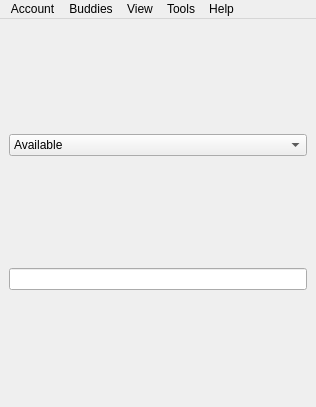
<ui version="4.0" >
 <class>MainWindow</class>
 <widget class="QMainWindow" name="MainWindow" >
  <property name="geometry" >
   <rect>
    <x>0</x>
    <y>0</y>
    <width>316</width>
    <height>407</height>
   </rect>
  </property>
  <property name="windowTitle" >
   <string>PyTalk</string>
  </property>
  <property name="windowIcon" >
   <iconset>images/im-jabber.png</iconset>
  </property>
  <property name="unifiedTitleAndToolBarOnMac" >
   <bool>false</bool>
  </property>
  <widget class="QWidget" name="centralwidget" >
   <layout class="QVBoxLayout" >
    <item>
     <widget class="QComboBox" name="statusBox" >
      <item>
       <property name="text" >
        <string>Available</string>
       </property>
       <property name="icon" >
        <iconset>images/status/available.png</iconset>
       </property>
      </item>
      <item>
       <property name="text" >
        <string>Chat</string>
       </property>
       <property name="icon" >
        <iconset>images/status/chat.png</iconset>
       </property>
      </item>
      <item>
       <property name="text" >
        <string>Do not disturb</string>
       </property>
       <property name="icon" >
        <iconset>images/status/busy.png</iconset>
       </property>
      </item>
      <item>
       <property name="text" >
        <string>Away</string>
       </property>
       <property name="icon" >
        <iconset>images/status/away.png</iconset>
       </property>
      </item>
      <item>
       <property name="text" >
        <string>Extended Away</string>
       </property>
       <property name="icon" >
        <iconset>images/status/extended-away.png</iconset>
       </property>
      </item>
      <item>
       <property name="text" >
        <string>Offline</string>
       </property>
       <property name="icon" >
        <iconset>images/status/offline.png</iconset>
       </property>
      </item>
     </widget>
    </item>
    <item>
     <widget class="QLineEdit" name="statusEdit" />
    </item>
   </layout>
  </widget>
  <widget class="QMenuBar" name="menubar" >
   <property name="geometry" >
    <rect>
     <x>0</x>
     <y>0</y>
     <width>316</width>
     <height>29</height>
    </rect>
   </property>
   <widget class="QMenu" name="menuContacts" >
    <property name="title" >
     <string>Account</string>
    </property>
    <addaction name="actionConnection" />
    <addaction name="actionDeconnection" />
    <addaction name="actionQuit" />
   </widget>
   <widget class="QMenu" name="menuAffichage" >
    <property name="title" >
     <string>View</string>
    </property>
    <addaction name="actionOffline_buddies" />
    <addaction name="actionAway_buddies" />
   </widget>
   <widget class="QMenu" name="menuHelp" >
    <property name="title" >
     <string>Help</string>
    </property>
    <addaction name="actionAbout" />
    <addaction name="actionAboutQt" />
   </widget>
   <widget class="QMenu" name="menuBuddies" >
    <property name="title" >
     <string>Buddies</string>
    </property>
    <addaction name="actionAdd_a_buddy" />
    <addaction name="actionAdd_a_group" />
   </widget>
   <widget class="QMenu" name="menuTools" >
    <property name="title" >
     <string>Tools</string>
    </property>
    <addaction name="actionPreferences" />
    <addaction name="actionConsole" />
   </widget>
   <addaction name="menuContacts" />
   <addaction name="menuBuddies" />
   <addaction name="menuAffichage" />
   <addaction name="menuTools" />
   <addaction name="menuHelp" />
  </widget>
  <action name="actionConnection" >
   <property name="icon" >
    <iconset>images/status/log-in.png</iconset>
   </property>
   <property name="text" >
    <string>L&amp;og in</string>
   </property>
   <property name="shortcut" >
    <string>Ctrl+O</string>
   </property>
  </action>
  <action name="actionDeconnection" >
   <property name="enabled" >
    <bool>false</bool>
   </property>
   <property name="icon" >
    <iconset>images/status/log-out.png</iconset>
   </property>
   <property name="text" >
    <string>Log out</string>
   </property>
  </action>
  <action name="actionOffline_buddies" >
   <property name="checkable" >
    <bool>true</bool>
   </property>
   <property name="text" >
    <string>Offline buddies</string>
   </property>
  </action>
  <action name="actionAway_buddies" >
   <property name="checkable" >
    <bool>true</bool>
   </property>
   <property name="checked" >
    <bool>true</bool>
   </property>
   <property name="text" >
    <string>Away buddies</string>
   </property>
  </action>
  <action name="actionAbout" >
   <property name="icon" >
    <iconset>images/about.png</iconset>
   </property>
   <property name="text" >
    <string>About pyTalk</string>
   </property>
  </action>
  <action name="actionAboutQt" >
   <property name="icon" >
    <iconset>images/qt4.png</iconset>
   </property>
   <property name="text" >
    <string>About Qt</string>
   </property>
  </action>
  <action name="actionQuit" >
   <property name="icon" >
    <iconset>images/exit.png</iconset>
   </property>
   <property name="text" >
    <string>&amp;Quit</string>
   </property>
   <property name="shortcut" >
    <string>Ctrl+Q</string>
   </property>
  </action>
  <action name="actionAdd_a_buddy" >
   <property name="icon" >
    <iconset>images/plus.png</iconset>
   </property>
   <property name="text" >
    <string>Add a buddy</string>
   </property>
  </action>
  <action name="actionAdd_a_group" >
   <property name="icon" >
    <iconset>images/plus.png</iconset>
   </property>
   <property name="text" >
    <string>Add a group</string>
   </property>
  </action>
  <action name="actionPreferences" >
   <property name="icon" >
    <iconset>images/preferences.png</iconset>
   </property>
   <property name="text" >
    <string>&amp;Preferences</string>
   </property>
   <property name="shortcut" >
    <string>Ctrl+P</string>
   </property>
  </action>
  <action name="actionConsole" >
   <property name="text" >
    <string>XML Console</string>
   </property>
  </action>
 </widget>
 <resources/>
 <connections/>
</ui>
